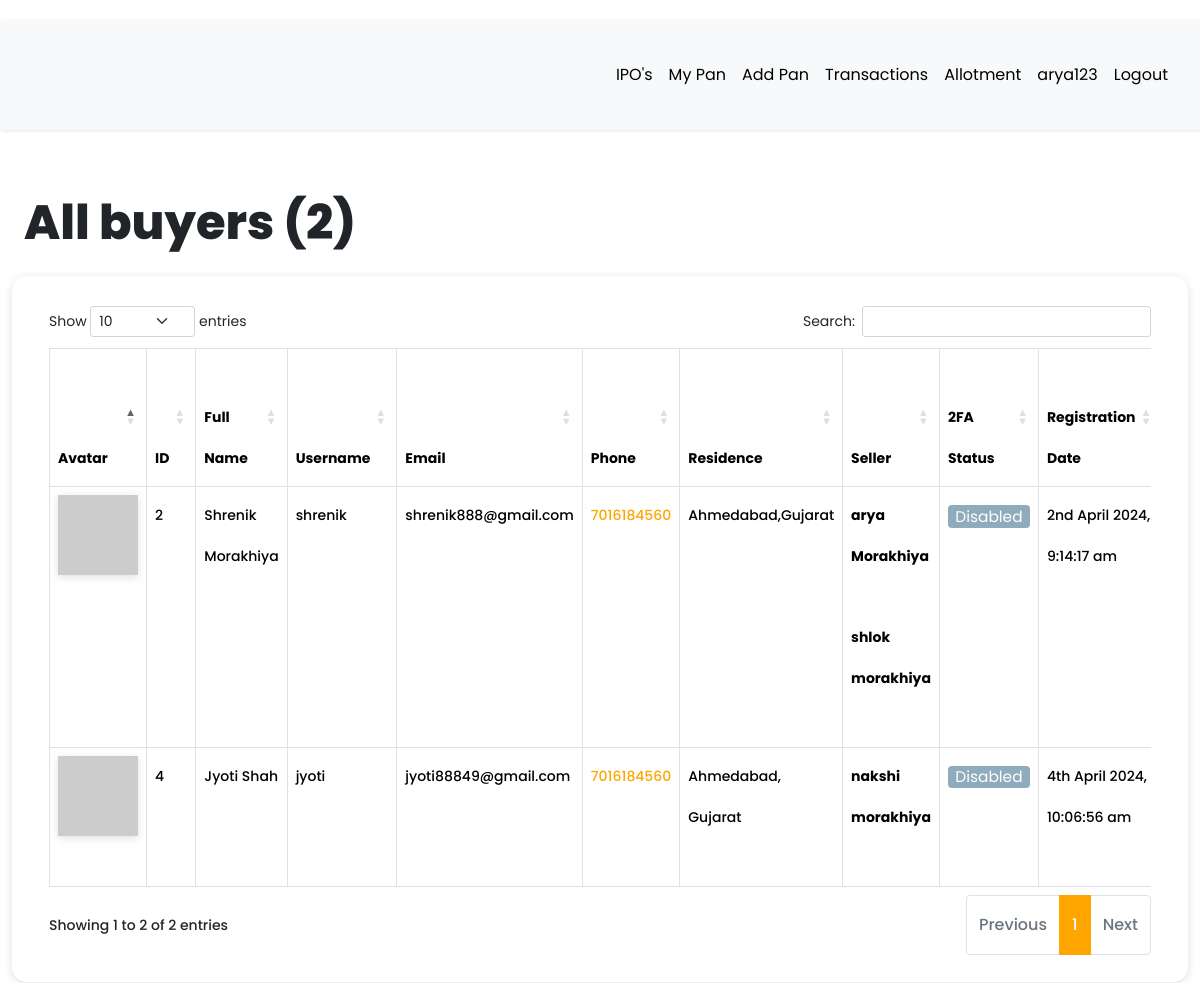
/dashboard/all-buyers (signed in), run on the app's committed database.
### app/models.py (models this page shows, shortened)
class User(db.Model, UserMixin):
    __tablename__ = "user"
    id = db.Column(db.Integer, primary_key=True)
    first_name = db.Column(db.String(64), index=True, default="First Name", nullable=False)
    last_name = db.Column(db.String(64), index=True, default="Last Name", nullable=False)
    username = db.Column(db.String(64), index=True, unique=True, nullable=False)
    email = db.Column(db.String(128), index=True, unique=True, nullable=False)
    password_hash = db.Column(db.String(128))
    confirm_password = db.Column(db.String(128))
    phone_number = db.Column(db.String(20), default="7016184560", nullable=False)
    verification_phone = db.Column(db.String(20))
    active = db.Column(db.Boolean, nullable=False, default=True)
    delete_account = db.Column(db.Boolean, default=False)
    registered_at = db.Column(db.DateTime, default=datetime.utcnow, nullable=False)
    emails = db.relationship("Email", backref="author", lazy="dynamic")
    type = db.Column(db.String(64))
    __mapper_args__ = {"polymorphic_identity": "user", "polymorphic_on": "type"}
    def two_factor_enabled(self):
        return self.verification_phone is not None
    @property
    def is_active(self):
        return self.active
    def avatar(self, size):
        digest = md5(self.email.lower().encode("utf-8")).hexdigest()
        return f"https://www.gravatar.com/avatar/{digest}?d=identicon&s={size}"

class Buyer(User):
    __tablename__ = "buyer"
    id = db.Column(
        db.Integer,
        db.ForeignKey("user.id", ondelete="CASCADE", name="fk_buyer_user_id"),  # Explicit FK name
        primary_key=True
    )
    current_residence = db.Column(db.String(64), default="Ahmedabad, Gujarat")
    __mapper_args__ = {"polymorphic_identity": "buyer", "polymorphic_load": "inline"}

class Seller(User):
    __tablename__ = "seller"
    id = db.Column(
        db.Integer,
        db.ForeignKey("user.id", ondelete="CASCADE", name="fk_seller_user_id"),  # Explicit FK name
        primary_key=True
    )
    current_residence = db.Column(db.String(64), default="Ahmedabad, Gujarat")
    buyer_id = db.Column(db.Integer, db.ForeignKey("buyer.id", ondelete="CASCADE"))
    buyer = db.relationship(
        "Buyer", backref="buyer", foreign_keys=[buyer_id], passive_deletes=True
    )
    __mapper_args__ = {"polymorphic_identity": "seller", "polymorphic_load": "inline"}

### app/routes.py (the view)
@app.route("/dashboard/all-buyers")
@login_required
def all_buyers():
    buyers = Buyer.query.all()
    all_registered_buyers = len(buyers)
    return render_template(
        "admin/all_buyers.html",
        title="All buyers",
        buyers=buyers,
        all_registered_buyers=all_registered_buyers,
    )

### app/models.py (called while the page is built)
@login.user_loader
def load_user(id):
    return User.query.get(int(id))

### app/templates/admin/all_buyers.html (shortened to what this page needs)
{% extends 'base.html' %}
{% block current_user_content %}
    <div class="container-fluid content">
        <div class="row">
            <div class="col-md-12">
                <h1 class="mt-4 mb-4">{{ title }} ({{ all_registered_buyers }})</h1>
            </div>
        </div>
        <div class="row users">
            <div class="col-md-12">
                <div class="table-responsive">
                    <table id="data" class="table table-hover table-bordered">
                        <thead>
                            <tr>
                                <th>Avatar</th>
                                <th>ID</th>
                                <th>Full Name</th>
                                <th>Username</th>
                                <th>Email</th>
                                <th>Phone</th>
                                <th>Residence</th>
                                <th>Seller</th>
                                <th>2FA Status</th>
                                <th>Registration Date</th>
                            </tr>
                        </thead>
                        <tbody>
                            {% for buyer in buyers %}
                                <tr>
                                    <td><img src="{{ buyer.avatar(25) }}"></td>
                                    <td>{{ buyer.id }}</td>
                                    <td>{{ buyer.first_name }} {{ buyer.last_name }}</td>
                                    <td>{{ buyer.username }}</td>
                                    <td>{{ buyer.email }}</td>
                                    <td><a href="https://wa.me/{{ buyer.phone_number | replace('+', '') }}?text=Hello%20From%20KavyaArya" target="_blank">{{ buyer.phone_number }}</a></td>
                                    <td>{{ buyer.current_residence }}</td>
                                    <td>
                                        {% for child in buyer.buyer %}
                                            <strong>{{ child.first_name }} {{ child.last_name }}</strong> <br><br>
                                        {% endfor %}
                                    </td>
                                    {% if buyer.two_factor_enabled() %}
                                        <td><span class="label label-info"> Enabled </span></td>
                                    {% else %}
                                        <td><span class="label label-info"> Disabled </span></td>
                                    {% endif %}
                                    <td>{{ moment(buyer.registered_at).format('Do MMMM YYYY, h:mm:ss a') }}</td>
                                </tr>
                            {% endfor %}
                        </tbody>
                    </table>
                </div>
            </div>
        </div>
    </div>
{% endblock %}

### app/templates/base.html (shortened to what this page needs)
<!DOCTYPE html>
<html lang="eng">
<head>
  <link rel="stylesheet" href="https://cdnjs.cloudflare.com/ajax/libs/intl-tel-input/16.0.4/css/intlTelInput.css">
  <link rel="stylesheet" type="text/css" href="https://cdn.datatables.net/1.10.25/css/dataTables.bootstrap5.css">
  <link rel="stylesheet" href="../static/css/navbar.css">
  {% if current_user.is_authenticated %}
  <link rel="stylesheet" type="text/css" href="{{ url_for('static', filename='css/custom_current_user.css') }}"
    alt="52 Not available at this momoent">
  <link href="https://cdn.jsdelivr.net/npm/bootstrap@5.3.3/dist/css/bootstrap.min.css" rel="stylesheet"
>
  <link rel="stylesheet" href="../static/css/main.css">
  <link rel="stylesheet"
    href="https://cdnjs.cloudflare.com/ajax/libs/malihu-custom-scrollbar-plugin/3.1.5/jquery.mCustomScrollbar.min.css">
  {% endif %}
</head>
<body>
    {% if current_user.is_authenticated %}
    {% if current_user.is_active %}
    <div class="wrapper">
      <div id="content">
        <nav class="navbar navbar-expand-lg navbar-light bg-light">
          <div class="container-fluid">
            <div class="collapse navbar-collapse" id="navbarSupportedContent">
              <ul class="nav navbar-nav ms-auto">
                <li class="nav-item">
                  <a class="nav-link {{ 'link_disabled' if request.endpoint == 'view_product' else '' }}"
                    href="{{ url_for('view_product') }}" alt="459 Not available at this moment">IPO's</a>
                </li>
                <li class="nav-item">
                  <a class="nav-link {{ 'link_disabled' if request.endpoint == 'all_pan' else '' }}"
                    href="{{ url_for('all_pan') }}" alt="459 Not available at this moment">My Pan</a>
                </li>
                <li class="nav-item">
                  <a class="nav-link {{ 'link_disabled' if request.endpoint == 'add_pan' else '' }}"
                    href="{{ url_for('add_pan') }}" alt="459 Not available at this moment">Add Pan</a>
                </li>
                {% if current_user.type == "admin" or current_user.type == "buyer" %}
                <li class="nav-item">
                  <a class="nav-link {{ 'link_disabled' if request.endpoint == 'all_sellers' else '' }}"
                    href="{{ url_for('all_sellers') }}" alt="459 Not available at this moment">Transactions</a>
                </li>
                {% else %}
                <li class="nav-item">
                  <a class="nav-link {{ 'link_disabled' if request.endpoint == 'all_transaction' else '' }}"
                    href="{{ url_for('all_transaction') }}" alt="459 Not available at this moment">Transactions</a>
                </li>
                {% endif %}
                <li class="nav-item">
                  <a class="nav-link {{ 'link_disabled' if request.endpoint == 'checking_allotment' else '' }}"
                    href="{{ url_for('checking_allotment') }}" alt="459 Not available at this moment">Allotment</a>
                </li>
                <li class="nav-item ">
                  <a class="nav-link {{ 'link_disabled' if request.endpoint == 'dashboard' else '' }}"
                    href="{{ url_for('dashboard') }}" alt="459 Not available at this moment">{{ current_user.username
                    }}</a>
                </li>
                <li class="nav-item">
                  <a class="nav-link {{ 'link_disabled' if request.endpoint == 'logout' else '' }}"
                    href="{{ url_for('logout') }}" alt="459 Not available at this moment">Logout</a>
                </li>
              </ul>
            </div>
          </div>
        </nav>
        {% block current_user_content %}
        {% endblock %}
      </div>
    </div>
    {% endif %}
    {% endif %}
</body>
</html>

### app/static/css/navbar.css (style rules this page uses)
:root { --default-primary: #90f188; --default-secondary: #0f1d07; --container-gutter: clamp(2.5rem, 2.6455026455vw, 3.325rem); --theme-primary: var(--default-primary); --theme-secondary: var(--default-secondary); }

### app/static/css/custom_current_user.css (style rules this page uses)
body { font-family: 'Poppins', sans-serif; background: #fafafa; }
a, a:hover, a:focus { color: inherit; text-decoration: none; transition: all 0.3s; }
.navbar { padding: 15px 10px; background: #fff; border: none; border-radius: 0; margin-bottom: 40px; box-shadow: 1px 1px 3px #0000001a; }
.wrapper { display: flex; width: 100%; }
#content { width: calc(100%); padding-top: 20px; padding-bottom: 20px; min-height: 100vh; transition: all 0.3s; position: absolute; top: 0; right: 0; }
.users { margin-bottom: 25px; padding: 25px; border-radius: 15px; box-shadow: #63636333 0px 2px 8px 0px; }
.label { display: inline-block; font-weight: 400; line-height: 0.5; text-align: center; text-decoration: none; vertical-align: middle; cursor: pointer; -webkit-user-select: none; -moz-user-select: none; -ms-user-select: none; user-select: none; background-color: #e2e2e2; border: 1px solid transparent; padding: 0.4rem 0.4rem; font-size: 1.1em; border-radius: 0.25rem; transition: color 0.15s ease-in-out, background-color 0.15s ease-in-out, border-color 0.15s ease-in-out, box-shadow 0.15s ease-in-out; }
.label-info { background-color: #8fabbe; }
.label-info, .label-success, .label-warning, .label-danger, .label-info:hover, .label-success:hover, .label-warning:hover, .label-danger:hover { color: white; }
img { box-shadow: #63636333 0px 2px 8px 0px; }

### data on the page
User: username "arya123"
Buyer: id "2", first_name "Shrenik", last_name "Morakhiya", username "shrenik", email "shrenik888@gmail.com", phone_number "7016184560", current_residence "Ahmedabad,Gujarat"
Seller: first_name "arya", last_name "Morakhiya"
Seller: first_name "shlok", last_name "morakhiya"
User: registered_at "2nd April 2024, 9:14:17 am"
Buyer: id "4", first_name "Jyoti", last_name "Shah", username "jyoti", email "jyoti88849@gmail.com", phone_number "7016184560", current_residence "Ahmedabad, Gujarat"
Seller: first_name "nakshi", last_name "morakhiya"
User: registered_at "4th April 2024, 10:06:56 am"

### other printed values
{{ title }} "All buyers"
{{ all_registered_buyers }} "2"
